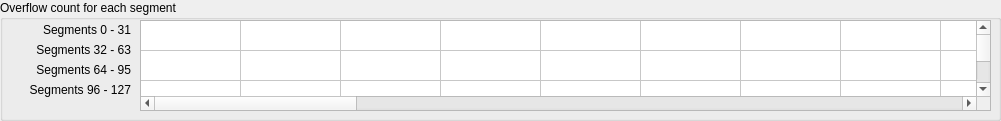
   <widget class="QGroupBox" name="groupBox_3">
    <property name="geometry">
     <rect>
      <x>10</x>
      <y>190</y>
      <width>1001</width>
      <height>121</height>
     </rect>
    </property>
    <property name="title">
     <string>Overflow count for each segment</string>
    </property>
    <widget class="caWaveTable" name="cawavetable">
     <property name="geometry">
      <rect>
       <x>140</x>
       <y>20</y>
       <width>851</width>
       <height>91</height>
      </rect>
     </property>
     <property name="channel" stdset="0">
      <string notr="true">$(SYS)-$(DEVICE):DBuf$(ID)-Cnt-Oflw-I</string>
     </property>
     <property name="numberOfRows">
      <number>4</number>
     </property>
     <property name="numberOfColumns">
      <number>32</number>
     </property>
     <attribute name="horizontalHeaderVisible">
      <bool>false</bool>
     </attribute>
     <attribute name="horizontalHeaderHighlightSections">
      <bool>false</bool>
     </attribute>
     <attribute name="verticalHeaderVisible">
      <bool>false</bool>
     </attribute>
     <attribute name="verticalHeaderHighlightSections">
      <bool>false</bool>
     </attribute>
     <row/>
     <row/>
     <row/>
     <row/>
     <column/>
     <column/>
     <column/>
     <column/>
     <column/>
     <column/>
     <column/>
     <column/>
     <column/>
     <column/>
     <column/>
     <column/>
     <column/>
     <column/>
     <column/>
     <column/>
     <column/>
     <column/>
     <column/>
     <column/>
     <column/>
     <column/>
     <column/>
     <column/>
     <column/>
     <column/>
     <column/>
     <column/>
     <column/>
     <column/>
     <column/>
     <column/>
     <item row="0" column="0">
      <property name="font">
       <font/>
      </property>
      <property name="textAlignment">
       <set>AlignLeft|AlignLeading</set>
      </property>
     </item>
     <item row="0" column="1">
      <property name="font">
       <font/>
      </property>
      <property name="textAlignment">
       <set>AlignLeft|AlignLeading</set>
      </property>
     </item>
     <item row="0" column="2">
      <property name="font">
       <font/>
      </property>
      <property name="textAlignment">
       <set>AlignLeft|AlignLeading</set>
      </property>
     </item>
     <item row="0" column="3">
      <property name="font">
       <font/>
      </property>
      <property name="textAlignment">
       <set>AlignLeft|AlignLeading</set>
      </property>
     </item>
     <item row="0" column="4">
      <property name="font">
       <font/>
      </property>
      <property name="textAlignment">
       <set>AlignLeft|AlignLeading</set>
      </property>
     </item>
     <item row="0" column="5">
      <property name="font">
       <font/>
      </property>
      <property name="textAlignment">
       <set>AlignLeft|AlignLeading</set>
      </property>
     </item>
     <item row="0" column="6">
      <property name="font">
       <font/>
      </property>
      <property name="textAlignment">
       <set>AlignLeft|AlignLeading</set>
      </property>
     </item>
     <item row="0" column="7">
      <property name="font">
       <font/>
      </property>
      <property name="textAlignment">
       <set>AlignLeft|AlignLeading</set>
      </property>
     </item>
     <item row="0" column="8">
      <property name="font">
       <font/>
      </property>
      <property name="textAlignment">
       <set>AlignLeft|AlignLeading</set>
      </property>
     </item>
     <item row="0" column="9">
      <property name="font">
       <font/>
      </property>
      <property name="textAlignment">
       <set>AlignLeft|AlignLeading</set>
      </property>
     </item>
     <item row="0" column="10">
      <property name="font">
       <font/>
      </property>
      <property name="textAlignment">
       <set>AlignLeft|AlignLeading</set>
      </property>
     </item>
     <item row="0" column="11">
      <property name="font">
       <font/>
      </property>
      <property name="textAlignment">
       <set>AlignLeft|AlignLeading</set>
      </property>
     </item>
     <item row="0" column="12">
      <property name="font">
       <font/>
      </property>
      <property name="textAlignment">
       <set>AlignLeft|AlignLeading</set>
      </property>
     </item>
     <item row="0" column="13">
      <property name="font">
       <font/>
      </property>
      <property name="textAlignment">
       <set>AlignLeft|AlignLeading</set>
      </property>
     </item>
     <item row="0" column="14">
      <property name="font">
       <font/>
      </property>
      <property name="textAlignment">
       <set>AlignLeft|AlignLeading</set>
      </property>
     </item>
     <item row="0" column="15">
      <property name="font">
       <font/>
      </property>
      <property name="textAlignment">
       <set>AlignLeft|AlignLeading</set>
      </property>
     </item>
     <item row="0" column="16">
      <property name="font">
       <font/>
      </property>
      <property name="textAlignment">
       <set>AlignLeft|AlignLeading</set>
      </property>
     </item>
     <item row="0" column="17">
      <property name="font">
       <font/>
      </property>
      <property name="textAlignment">
       <set>AlignLeft|AlignLeading</set>
      </property>
     </item>
     <item row="0" column="18">
      <property name="font">
       <font/>
      </property>
      <property name="textAlignment">
       <set>AlignLeft|AlignLeading</set>
      </property>
     </item>
     <item row="0" column="19">
      <property name="font">
       <font/>
      </property>
      <property name="textAlignment">
       <set>AlignLeft|AlignLeading</set>
      </property>
     </item>
     <item row="0" column="20">
      <property name="font">
       <font/>
      </property>
      <property name="textAlignment">
       <set>AlignLeft|AlignLeading</set>
      </property>
     </item>
     <item row="0" column="21">
      <property name="font">
       <font/>
      </property>
      <property name="textAlignment">
       <set>AlignLeft|AlignLeading</set>
      </property>
     </item>
     <item row="0" column="22">
      <property name="font">
       <font/>
      </property>
      <property name="textAlignment">
       <set>AlignLeft|AlignLeading</set>
      </property>
     </item>
     <item row="0" column="23">
      <property name="font">
       <font/>
      </property>
      <property name="textAlignment">
       <set>AlignLeft|AlignLeading</set>
      </property>
     </item>
     <item row="0" column="24">
      <property name="font">
       <font/>
      </property>
      <property name="textAlignment">
       <set>AlignLeft|AlignLeading</set>
      </property>
     </item>
     <item row="0" column="25">
      <property name="font">
       <font/>
      </property>
      <property name="textAlignment">
       <set>AlignLeft|AlignLeading</set>
      </property>
     </item>
     <item row="0" column="26">
      <property name="font">
       <font/>
      </property>
      <property name="textAlignment">
       <set>AlignLeft|AlignLeading</set>
      </property>
     </item>
     <item row="0" column="27">
      <property name="font">
       <font/>
      </property>
      <property name="textAlignment">
       <set>AlignLeft|AlignLeading</set>
      </property>
     </item>
     <item row="0" column="28">
      <property name="font">
       <font/>
      </property>
      <property name="textAlignment">
       <set>AlignLeft|AlignLeading</set>
      </property>
     </item>
     <item row="0" column="29">
      <property name="font">
       <font/>
      </property>
      <property name="textAlignment">
       <set>AlignLeft|AlignLeading</set>
      </property>
     </item>
     <item row="0" column="30">
      <property name="font">
       <font/>
      </property>
      <property name="textAlignment">
       <set>AlignLeft|AlignLeading</set>
      </property>
     </item>
     <item row="0" column="31">
      <property name="font">
       <font/>
      </property>
      <property name="textAlignment">
       <set>AlignLeft|AlignLeading</set>
      </property>
     </item>
     <item row="1" column="0">
      <property name="font">
       <font/>
      </property>
      <property name="textAlignment">
       <set>AlignLeft|AlignLeading</set>
      </property>
     </item>
     <item row="1" column="1">
      <property name="font">
       <font/>
      </property>
      <property name="textAlignment">
       <set>AlignLeft|AlignLeading</set>
      </property>
     </item>
     <item row="1" column="2">
      <property name="font">
       <font/>
      </property>
      <property name="textAlignment">
       <set>AlignLeft|AlignLeading</set>
      </property>
     </item>
     <item row="1" column="3">
      <property name="font">
       <font/>
      </property>
      <property name="textAlignment">
       <set>AlignLeft|AlignLeading</set>
      </property>
     </item>
     <item row="1" column="4">
      <property name="font">
       <font/>
      </property>
      <property name="textAlignment">
       <set>AlignLeft|AlignLeading</set>
      </property>
     </item>
     <item row="1" column="5">
      <property name="font">
       <font/>
      </property>
      <property name="textAlignment">
       <set>AlignLeft|AlignLeading</set>
      </property>
     </item>
     <item row="1" column="6">
      <property name="font">
       <font/>
      </property>
      <property name="textAlignment">
       <set>AlignLeft|AlignLeading</set>
      </property>
     </item>
     <item row="1" column="7">
      <property name="font">
       <font/>
      </property>
      <property name="textAlignment">
       <set>AlignLeft|AlignLeading</set>
      </property>
     </item>
     <item row="1" column="8">
      <property name="font">
       <font/>
      </property>
      <property name="textAlignment">
       <set>AlignLeft|AlignLeading</set>
      </property>
     </item>
     <item row="1" column="9">
      <property name="font">
       <font/>
      </property>
      <property name="textAlignment">
       <set>AlignLeft|AlignLeading</set>
      </property>
     </item>
     <item row="1" column="10">
      <property name="font">
       <font/>
      </property>
      <property name="textAlignment">
       <set>AlignLeft|AlignLeading</set>
      </property>
     </item>
     <item row="1" column="11">
      <property name="font">
       <font/>
      </property>
      <property name="textAlignment">
       <set>AlignLeft|AlignLeading</set>
      </property>
     </item>
     <item row="1" column="12">
      <property name="font">
       <font/>
      </property>
      <property name="textAlignment">
       <set>AlignLeft|AlignLeading</set>
      </property>
     </item>
     <item row="1" column="13">
      <property name="font">
       <font/>
      </property>
      <property name="textAlignment">
       <set>AlignLeft|AlignLeading</set>
      </property>
     </item>
     <item row="1" column="14">
      <property name="font">
       <font/>
      </property>
      <property name="textAlignment">
       <set>AlignLeft|AlignLeading</set>
      </property>
     </item>
     <item row="1" column="15">
      <property name="font">
       <font/>
      </property>
      <property name="textAlignment">
       <set>AlignLeft|AlignLeading</set>
      </property>
     </item>
     <item row="1" column="16">
      <property name="font">
       <font/>
      </property>
      <property name="textAlignment">
       <set>AlignLeft|AlignLeading</set>
      </property>
     </item>
     <item row="1" column="17">
      <property name="font">
       <font/>
      </property>
      <property name="textAlignment">
       <set>AlignLeft|AlignLeading</set>
      </property>
     </item>
     <item row="1" column="18">
      <property name="font">
       <font/>
      </property>
      <property name="textAlignment">
       <set>AlignLeft|AlignLeading</set>
      </property>
     </item>
     <item row="1" column="19">
      <property name="font">
       <font/>
      </property>
      <property name="textAlignment">
       <set>AlignLeft|AlignLeading</set>
      </property>
     </item>
     <item row="1" column="20">
      <property name="font">
       <font/>
      </property>
      <property name="textAlignment">
       <set>AlignLeft|AlignLeading</set>
      </property>
     </item>
     <item row="1" column="21">
      <property name="font">
       <font/>
      </property>
      <property name="textAlignment">
       <set>AlignLeft|AlignLeading</set>
      </property>
     </item>
     <item row="1" column="22">
      <property name="font">
       <font/>
      </property>
      <property name="textAlignment">
       <set>AlignLeft|AlignLeading</set>
      </property>
     </item>
     <item row="1" column="23">
      <property name="font">
       <font/>
      </property>
      <property name="textAlignment">
       <set>AlignLeft|AlignLeading</set>
      </property>
     </item>
     <item row="1" column="24">
      <property name="font">
       <font/>
      </property>
      <property name="textAlignment">
       <set>AlignLeft|AlignLeading</set>
      </property>
     </item>
     <item row="1" column="25">
      <property name="font">
       <font/>
      </property>
      <property name="textAlignment">
       <set>AlignLeft|AlignLeading</set>
      </property>
     </item>
     <item row="1" column="26">
      <property name="font">
       <font/>
      </property>
      <property name="textAlignment">
       <set>AlignLeft|AlignLeading</set>
      </property>
     </item>
     <item row="1" column="27">
      <property name="font">
       <font/>
      </property>
      <property name="textAlignment">
       <set>AlignLeft|AlignLeading</set>
      </property>
     </item>
     <item row="1" column="28">
      <property name="font">
       <font/>
      </property>
      <property name="textAlignment">
       <set>AlignLeft|AlignLeading</set>
      </property>
     </item>
     <item row="1" column="29">
      <property name="font">
       <font/>
      </property>
      <property name="textAlignment">
       <set>AlignLeft|AlignLeading</set>
      </property>
     </item>
     <item row="1" column="30">
      <property name="font">
       <font/>
      </property>
      <property name="textAlignment">
       <set>AlignLeft|AlignLeading</set>
      </property>
     </item>
     <item row="1" column="31">
      <property name="font">
       <font/>
      </property>
      <property name="textAlignment">
       <set>AlignLeft|AlignLeading</set>
      </property>
     </item>
     <item row="2" column="0">
      <property name="font">
       <font/>
      </property>
      <property name="textAlignment">
       <set>AlignLeft|AlignLeading</set>
      </property>
     </item>
     <item row="2" column="1">
      <property name="font">
       <font/>
      </property>
      <property name="textAlignment">
       <set>AlignLeft|AlignLeading</set>
      </property>
     </item>
     <item row="2" column="2">
      <property name="font">
       <font/>
      </property>
      <property name="textAlignment">
       <set>AlignLeft|AlignLeading</set>
      </property>
     </item>
     <item row="2" column="3">
      <property name="font">
       <font/>
      </property>
      <property name="textAlignment">
       <set>AlignLeft|AlignLeading</set>
      </property>
     </item>
     <item row="2" column="4">
      <property name="font">
       <font/>
      </property>
      <property name="textAlignment">
       <set>AlignLeft|AlignLeading</set>
      </property>
     </item>
     <item row="2" column="5">
      <property name="font">
       <font/>
      </property>
      <property name="textAlignment">
       <set>AlignLeft|AlignLeading</set>
      </property>
     </item>
     <item row="2" column="6">
      <property name="font">
       <font/>
      </property>
      <property name="textAlignment">
       <set>AlignLeft|AlignLeading</set>
      </property>
     </item>
     <item row="2" column="7">
      <property name="font">
       <font/>
      </property>
      <property name="textAlignment">
       <set>AlignLeft|AlignLeading</set>
      </property>
     </item>
     <item row="2" column="8">
      <property name="font">
       <font/>
      </property>
      <property name="textAlignment">
       <set>AlignLeft|AlignLeading</set>
      </property>
     </item>
     <item row="2" column="9">
      <property name="font">
       <font/>
      </property>
      <property name="textAlignment">
       <set>AlignLeft|AlignLeading</set>
      </property>
     </item>
     <item row="2" column="10">
      <property name="font">
       <font/>
      </property>
      <property name="textAlignment">
       <set>AlignLeft|AlignLeading</set>
      </property>
     </item>
     <item row="2" column="11">
      <property name="font">
       <font/>
      </property>
      <property name="textAlignment">
       <set>AlignLeft|AlignLeading</set>
      </property>
     </item>
     <item row="2" column="12">
      <property name="font">
       <font/>
      </property>
      <property name="textAlignment">
       <set>AlignLeft|AlignLeading</set>
      </property>
     </item>
     <item row="2" column="13">
      <property name="font">
       <font/>
      </property>
      <property name="textAlignment">
       <set>AlignLeft|AlignLeading</set>
      </property>
     </item>
     <item row="2" column="14">
      <property name="font">
       <font/>
      </property>
      <property name="textAlignment">
       <set>AlignLeft|AlignLeading</set>
      </property>
     </item>
     <item row="2" column="15">
      <property name="font">
       <font/>
      </property>
      <property name="textAlignment">
       <set>AlignLeft|AlignLeading</set>
      </property>
     </item>
     <item row="2" column="16">
      <property name="font">
       <font/>
      </property>
      <property name="textAlignment">
       <set>AlignLeft|AlignLeading</set>
      </property>
     </item>
     <item row="2" column="17">
      <property name="font">
       <font/>
      </property>
      <property name="textAlignment">
       <set>AlignLeft|AlignLeading</set>
      </property>
     </item>
     <item row="2" column="18">
      <property name="font">
       <font/>
      </property>
      <property name="textAlignment">
       <set>AlignLeft|AlignLeading</set>
      </property>
     </item>
     <item row="2" column="19">
      <property name="font">
       <font/>
      </property>
      <property name="textAlignment">
       <set>AlignLeft|AlignLeading</set>
      </property>
     </item>
     <item row="2" column="20">
      <property name="font">
       <font/>
      </property>
      <property name="textAlignment">
       <set>AlignLeft|AlignLeading</set>
      </property>
     </item>
     <item row="2" column="21">
      <property name="font">
       <font/>
      </property>
      <property name="textAlignment">
       <set>AlignLeft|AlignLeading</set>
      </property>
     </item>
     <item row="2" column="22">
      <property name="font">
       <font/>
      </property>
      <property name="textAlignment">
       <set>AlignLeft|AlignLeading</set>
      </property>
     </item>
     <item row="2" column="23">
      <property name="font">
       <font/>
      </property>
      <property name="textAlignment">
       <set>AlignLeft|AlignLeading</set>
      </property>
     </item>
     <item row="2" column="24">
      <property name="font">
       <font/>
      </property>
      <property name="textAlignment">
       <set>AlignLeft|AlignLeading</set>
      </property>
     </item>
     <item row="2" column="25">
      <property name="font">
       <font/>
      </property>
      <property name="textAlignment">
       <set>AlignLeft|AlignLeading</set>
      </property>
     </item>
     <item row="2" column="26">
      <property name="font">
       <font/>
      </property>
      <property name="textAlignment">
       <set>AlignLeft|AlignLeading</set>
      </property>
     </item>
     <item row="2" column="27">
      <property name="font">
       <font/>
      </property>
      <property name="textAlignment">
       <set>AlignLeft|AlignLeading</set>
      </property>
     </item>
     <item row="2" column="28">
      <property name="font">
       <font/>
      </property>
      <property name="textAlignment">
       <set>AlignLeft|AlignLeading</set>
      </property>
     </item>
     <item row="2" column="29">
      <property name="font">
       <font/>
      </property>
      <property name="textAlignment">
       <set>AlignLeft|AlignLeading</set>
      </property>
     </item>
     <item row="2" column="30">
      <property name="font">
       <font/>
      </property>
      <property name="textAlignment">
       <set>AlignLeft|AlignLeading</set>
      </property>
     </item>
     <item row="2" column="31">
      <property name="font">
       <font/>
      </property>
      <property name="textAlignment">
       <set>AlignLeft|AlignLeading</set>
      </property>
     </item>
     <item row="3" column="0">
      <property name="font">
       <font/>
      </property>
      <property name="textAlignment">
       <set>AlignLeft|AlignLeading</set>
      </property>
     </item>
     <item row="3" column="1">
      <property name="font">
       <font/>
      </property>
      <property name="textAlignment">
       <set>AlignLeft|AlignLeading</set>
      </property>
     </item>
     <item row="3" column="2">
      <property name="font">
       <font/>
      </property>
      <property name="textAlignment">
       <set>AlignLeft|AlignLeading</set>
      </property>
     </item>
     <item row="3" column="3">
      <property name="font">
       <font/>
      </property>
      <property name="textAlignment">
       <set>AlignLeft|AlignLeading</set>
      </property>
     </item>
     <item row="3" column="4">
      <property name="font">
       <font/>
      </property>
      <property name="textAlignment">
       <set>AlignLeft|AlignLeading</set>
      </property>
     </item>
     <item row="3" column="5">
      <property name="font">
       <font/>
      </property>
      <property name="textAlignment">
       <set>AlignLeft|AlignLeading</set>
      </property>
     </item>
     <item row="3" column="6">
      <property name="font">
       <font/>
      </property>
      <property name="textAlignment">
       <set>AlignLeft|AlignLeading</set>
      </property>
     </item>
     <item row="3" column="7">
      <property name="font">
       <font/>
      </property>
      <property name="textAlignment">
       <set>AlignLeft|AlignLeading</set>
      </property>
     </item>
     <item row="3" column="8">
      <property name="font">
       <font/>
      </property>
      <property name="textAlignment">
       <set>AlignLeft|AlignLeading</set>
      </property>
     </item>
     <item row="3" column="9">
      <property name="font">
       <font/>
      </property>
      <property name="textAlignment">
       <set>AlignLeft|AlignLeading</set>
      </property>
     </item>
     <item row="3" column="10">
      <property name="font">
       <font/>
      </property>
      <property name="textAlignment">
       <set>AlignLeft|AlignLeading</set>
      </property>
     </item>
     <item row="3" column="11">
      <property name="font">
       <font/>
      </property>
      <property name="textAlignment">
       <set>AlignLeft|AlignLeading</set>
      </property>
     </item>
     <item row="3" column="12">
      <property name="font">
       <font/>
      </property>
      <property name="textAlignment">
       <set>AlignLeft|AlignLeading</set>
      </property>
     </item>
     <item row="3" column="13">
      <property name="font">
       <font/>
      </property>
      <property name="textAlignment">
       <set>AlignLeft|AlignLeading</set>
      </property>
     </item>
     <item row="3" column="14">
      <property name="font">
       <font/>
      </property>
      <property name="textAlignment">
       <set>AlignLeft|AlignLeading</set>
      </property>
     </item>
     <item row="3" column="15">
      <property name="font">
       <font/>
      </property>
      <property name="textAlignment">
       <set>AlignLeft|AlignLeading</set>
      </property>
     </item>
     <item row="3" column="16">
      <property name="font">
       <font/>
      </property>
      <property name="textAlignment">
       <set>AlignLeft|AlignLeading</set>
      </property>
     </item>
     <item row="3" column="17">
      <property name="font">
       <font/>
      </property>
      <property name="textAlignment">
       <set>AlignLeft|AlignLeading</set>
      </property>
     </item>
     <item row="3" column="18">
      <property name="font">
       <font/>
      </property>
      <property name="textAlignment">
       <set>AlignLeft|AlignLeading</set>
      </property>
     </item>
     <item row="3" column="19">
      <property name="font">
       <font/>
      </property>
      <property name="textAlignment">
       <set>AlignLeft|AlignLeading</set>
      </property>
     </item>
     <item row="3" column="20">
      <property name="font">
       <font/>
      </property>
      <property name="textAlignment">
       <set>AlignLeft|AlignLeading</set>
      </property>
     </item>
     <item row="3" column="21">
      <property name="font">
       <font/>
      </property>
      <property name="textAlignment">
       <set>AlignLeft|AlignLeading</set>
      </property>
     </item>
     <item row="3" column="22">
      <property name="font">
       <font/>
      </property>
      <property name="textAlignment">
       <set>AlignLeft|AlignLeading</set>
      </property>
     </item>
     <item row="3" column="23">
      <property name="font">
       <font/>
      </property>
      <property name="textAlignment">
       <set>AlignLeft|AlignLeading</set>
      </property>
     </item>
     <item row="3" column="24">
      <property name="font">
       <font/>
      </property>
      <property name="textAlignment">
       <set>AlignLeft|AlignLeading</set>
      </property>
     </item>
     <item row="3" column="25">
      <property name="font">
       <font/>
      </property>
      <property name="textAlignment">
       <set>AlignLeft|AlignLeading</set>
      </property>
     </item>
     <item row="3" column="26">
      <property name="font">
       <font/>
      </property>
      <property name="textAlignment">
       <set>AlignLeft|AlignLeading</set>
      </property>
     </item>
     <item row="3" column="27">
      <property name="font">
       <font/>
      </property>
      <property name="textAlignment">
       <set>AlignLeft|AlignLeading</set>
      </property>
     </item>
     <item row="3" column="28">
      <property name="font">
       <font/>
      </property>
      <property name="textAlignment">
       <set>AlignLeft|AlignLeading</set>
      </property>
     </item>
     <item row="3" column="29">
      <property name="font">
       <font/>
      </property>
      <property name="textAlignment">
       <set>AlignLeft|AlignLeading</set>
      </property>
     </item>
     <item row="3" column="30">
      <property name="font">
       <font/>
      </property>
      <property name="textAlignment">
       <set>AlignLeft|AlignLeading</set>
      </property>
     </item>
     <item row="3" column="31">
      <property name="font">
       <font/>
      </property>
      <property name="textAlignment">
       <set>AlignLeft|AlignLeading</set>
      </property>
     </item>
    </widget>
    <widget class="QLabel" name="label_24">
     <property name="geometry">
      <rect>
       <x>10</x>
       <y>20</y>
       <width>121</width>
       <height>20</height>
      </rect>
     </property>
     <property name="text">
      <string>Segments 0 - 31</string>
     </property>
     <property name="alignment">
      <set>Qt::AlignRight|Qt::AlignTrailing|Qt::AlignVCenter</set>
     </property>
    </widget>
    <widget class="QLabel" name="label_25">
     <property name="geometry">
      <rect>
       <x>10</x>
       <y>40</y>
       <width>121</width>
       <height>20</height>
      </rect>
     </property>
     <property name="text">
      <string>Segments 32 - 63</string>
     </property>
     <property name="alignment">
      <set>Qt::AlignRight|Qt::AlignTrailing|Qt::AlignVCenter</set>
     </property>
    </widget>
    <widget class="QLabel" name="label_26">
     <property name="geometry">
      <rect>
       <x>10</x>
       <y>60</y>
       <width>121</width>
       <height>20</height>
      </rect>
     </property>
     <property name="text">
      <string>Segments 64 - 95</string>
     </property>
     <property name="alignment">
      <set>Qt::AlignRight|Qt::AlignTrailing|Qt::AlignVCenter</set>
     </property>
    </widget>
    <widget class="QLabel" name="label_27">
     <property name="geometry">
      <rect>
       <x>10</x>
       <y>80</y>
       <width>121</width>
       <height>20</height>
      </rect>
     </property>
     <property name="text">
      <string>Segments 96 - 127</string>
     </property>
     <property name="alignment">
      <set>Qt::AlignRight|Qt::AlignTrailing|Qt::AlignVCenter</set>
     </property>
    </widget>
   </widget>
